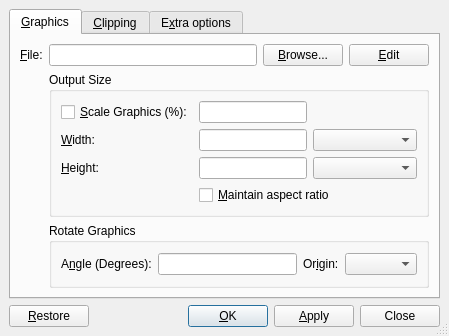
<ui version="4.0" >
 <author></author>
 <comment></comment>
 <exportmacro></exportmacro>
 <class>QGraphicsUi</class>
 <widget class="QDialog" name="QGraphicsUi" >
  <property name="geometry" >
   <rect>
    <x>0</x>
    <y>0</y>
    <width>432</width>
    <height>332</height>
   </rect>
  </property>
  <property name="sizePolicy" >
   <sizepolicy>
    <hsizetype>1</hsizetype>
    <vsizetype>1</vsizetype>
    <horstretch>0</horstretch>
    <verstretch>0</verstretch>
   </sizepolicy>
  </property>
  <property name="windowTitle" >
   <string/>
  </property>
  <property name="sizeGripEnabled" >
   <bool>true</bool>
  </property>
  <layout class="QGridLayout" >
   <property name="margin" >
    <number>9</number>
   </property>
   <property name="spacing" >
    <number>6</number>
   </property>
   <item row="0" column="0" >
    <widget class="QTabWidget" name="TabWidget" >
     <property name="toolTip" >
      <string/>
     </property>
     <property name="currentIndex" >
      <number>0</number>
     </property>
     <widget class="QWidget" name="Graphics" >
      <attribute name="title" >
       <string>&amp;Graphics</string>
      </attribute>
      <layout class="QGridLayout" >
       <property name="margin" >
        <number>9</number>
       </property>
       <property name="spacing" >
        <number>6</number>
       </property>
       <item row="0" column="1" >
        <widget class="QLineEdit" name="filename" >
         <property name="toolTip" >
          <string>File name of image</string>
         </property>
        </widget>
       </item>
       <item row="0" column="0" >
        <widget class="QLabel" name="filenameL" >
         <property name="toolTip" >
          <string>File name of image</string>
         </property>
         <property name="text" >
          <string>&amp;File:</string>
         </property>
         <property name="buddy" >
          <cstring>filename</cstring>
         </property>
        </widget>
       </item>
       <item row="0" column="2" >
        <widget class="QPushButton" name="browsePB" >
         <property name="toolTip" >
          <string>Select an image file</string>
         </property>
         <property name="text" >
          <string>&amp;Browse...</string>
         </property>
        </widget>
       </item>
       <item row="0" column="3" >
        <widget class="QPushButton" name="editPB" >
         <property name="text" >
          <string>&amp;Edit</string>
         </property>
         <property name="autoDefault" >
          <bool>false</bool>
         </property>
         <property name="default" >
          <bool>false</bool>
         </property>
        </widget>
       </item>
       <item row="1" column="1" colspan="3" >
        <widget class="QGroupBox" name="sizeGB" >
         <property name="title" >
          <string>Output Size</string>
         </property>
         <property name="flat" >
          <bool>true</bool>
         </property>
         <layout class="QGridLayout" >
          <property name="margin" >
           <number>9</number>
          </property>
          <property name="spacing" >
           <number>6</number>
          </property>
          <item row="1" column="2" >
           <widget class="LengthCombo" name="widthUnit" />
          </item>
          <item row="2" column="2" >
           <widget class="LengthCombo" name="heightUnit" />
          </item>
          <item row="1" column="1" >
           <widget class="QLineEdit" name="Width" >
            <property name="enabled" >
             <bool>true</bool>
            </property>
            <property name="sizePolicy" >
             <sizepolicy>
              <hsizetype>1</hsizetype>
              <vsizetype>0</vsizetype>
              <horstretch>0</horstretch>
              <verstretch>0</verstretch>
             </sizepolicy>
            </property>
            <property name="toolTip" >
             <string>Width of image in output</string>
            </property>
           </widget>
          </item>
          <item row="0" column="2" >
           <spacer>
            <property name="orientation" >
             <enum>Qt::Horizontal</enum>
            </property>
            <property name="sizeHint" >
             <size>
              <width>61</width>
              <height>20</height>
             </size>
            </property>
           </spacer>
          </item>
          <item row="0" column="1" >
           <widget class="QLineEdit" name="Scale" />
          </item>
          <item row="2" column="1" >
           <widget class="QLineEdit" name="Height" >
            <property name="enabled" >
             <bool>true</bool>
            </property>
            <property name="sizePolicy" >
             <sizepolicy>
              <hsizetype>1</hsizetype>
              <vsizetype>0</vsizetype>
              <horstretch>0</horstretch>
              <verstretch>0</verstretch>
             </sizepolicy>
            </property>
            <property name="toolTip" >
             <string>Height of image in output</string>
            </property>
           </widget>
          </item>
          <item row="2" column="0" >
           <widget class="QLabel" name="heightL" >
            <property name="enabled" >
             <bool>true</bool>
            </property>
            <property name="text" >
             <string>&amp;Height:</string>
            </property>
            <property name="buddy" >
             <cstring>Height</cstring>
            </property>
           </widget>
          </item>
          <item row="0" column="0" >
           <widget class="QCheckBox" name="scaleCB" >
            <property name="text" >
             <string>&amp;Scale Graphics (%):</string>
            </property>
           </widget>
          </item>
          <item row="1" column="0" >
           <widget class="QLabel" name="widthL" >
            <property name="enabled" >
             <bool>true</bool>
            </property>
            <property name="text" >
             <string>&amp;Width:</string>
            </property>
            <property name="buddy" >
             <cstring>Width</cstring>
            </property>
           </widget>
          </item>
          <item row="3" column="1" colspan="2" >
           <widget class="QCheckBox" name="aspectratio" >
            <property name="enabled" >
             <bool>true</bool>
            </property>
            <property name="toolTip" >
             <string>Maintain aspect ratio with largest dimension</string>
            </property>
            <property name="text" >
             <string>&amp;Maintain aspect ratio</string>
            </property>
           </widget>
          </item>
         </layout>
        </widget>
       </item>
       <item row="2" column="1" colspan="3" >
        <widget class="QGroupBox" name="rotationGB" >
         <property name="title" >
          <string>Rotate Graphics</string>
         </property>
         <property name="flat" >
          <bool>true</bool>
         </property>
         <layout class="QGridLayout" >
          <property name="margin" >
           <number>9</number>
          </property>
          <property name="spacing" >
           <number>6</number>
          </property>
          <item row="0" column="0" >
           <widget class="QLabel" name="angleL" >
            <property name="toolTip" >
             <string>Angle to rotate image by</string>
            </property>
            <property name="text" >
             <string>A&amp;ngle (Degrees):</string>
            </property>
            <property name="buddy" >
             <cstring>angle</cstring>
            </property>
           </widget>
          </item>
          <item row="0" column="1" >
           <widget class="QLineEdit" name="angle" >
            <property name="sizePolicy" >
             <sizepolicy>
              <hsizetype>3</hsizetype>
              <vsizetype>0</vsizetype>
              <horstretch>0</horstretch>
              <verstretch>0</verstretch>
             </sizepolicy>
            </property>
            <property name="toolTip" >
             <string>Angle to rotate image by</string>
            </property>
           </widget>
          </item>
          <item row="0" column="2" >
           <widget class="QLabel" name="originL" >
            <property name="toolTip" >
             <string>The origin of the rotation</string>
            </property>
            <property name="text" >
             <string>Or&amp;igin:</string>
            </property>
            <property name="buddy" >
             <cstring>origin</cstring>
            </property>
           </widget>
          </item>
          <item row="0" column="3" >
           <widget class="QComboBox" name="origin" >
            <property name="toolTip" >
             <string>The origin of the rotation</string>
            </property>
           </widget>
          </item>
         </layout>
        </widget>
       </item>
      </layout>
     </widget>
     <widget class="QWidget" name="Clipping" >
      <attribute name="title" >
       <string>&amp;Clipping</string>
      </attribute>
      <layout class="QGridLayout" >
       <property name="margin" >
        <number>9</number>
       </property>
       <property name="spacing" >
        <number>6</number>
       </property>
       <item row="3" column="0" colspan="2" >
        <spacer>
         <property name="orientation" >
          <enum>Qt::Vertical</enum>
         </property>
         <property name="sizeHint" >
          <size>
           <width>20</width>
           <height>40</height>
          </size>
         </property>
        </spacer>
       </item>
       <item row="0" column="0" colspan="2" >
        <widget class="QCheckBox" name="clip" >
         <property name="toolTip" >
          <string>Clip to bounding box values</string>
         </property>
         <property name="text" >
          <string>Clip to &amp;bounding box</string>
         </property>
        </widget>
       </item>
       <item row="1" column="0" colspan="2" >
        <widget class="QFrame" name="bbFrame" >
         <property name="enabled" >
          <bool>true</bool>
         </property>
         <property name="sizePolicy" >
          <sizepolicy>
           <hsizetype>5</hsizetype>
           <vsizetype>1</vsizetype>
           <horstretch>0</horstretch>
           <verstretch>0</verstretch>
          </sizepolicy>
         </property>
         <property name="frameShape" >
          <enum>QFrame::StyledPanel</enum>
         </property>
         <property name="frameShadow" >
          <enum>QFrame::Raised</enum>
         </property>
         <layout class="QGridLayout" >
          <property name="margin" >
           <number>9</number>
          </property>
          <property name="spacing" >
           <number>6</number>
          </property>
          <item row="0" column="0" colspan="6" >
           <widget class="QLabel" name="lbL" >
            <property name="text" >
             <string>&amp;Left bottom:</string>
            </property>
            <property name="buddy" >
             <cstring>lbX</cstring>
            </property>
           </widget>
          </item>
          <item row="3" column="1" >
           <widget class="QLineEdit" name="rtX" />
          </item>
          <item row="3" column="4" >
           <widget class="QLineEdit" name="rtY" />
          </item>
          <item row="1" column="4" >
           <widget class="QLineEdit" name="lbY" />
          </item>
          <item row="1" column="1" >
           <widget class="QLineEdit" name="lbX" >
            <property name="toolTip" >
             <string/>
            </property>
           </widget>
          </item>
          <item row="1" column="2" >
           <widget class="QComboBox" name="lbXunit" />
          </item>
          <item row="3" column="2" >
           <widget class="QComboBox" name="rtXunit" />
          </item>
          <item row="3" column="5" >
           <widget class="QComboBox" name="rtYunit" />
          </item>
          <item row="1" column="5" >
           <widget class="QComboBox" name="lbYunit" />
          </item>
          <item row="2" column="0" colspan="6" >
           <widget class="QLabel" name="rtL" >
            <property name="text" >
             <string>Right &amp;top:</string>
            </property>
            <property name="buddy" >
             <cstring>rtX</cstring>
            </property>
           </widget>
          </item>
          <item row="3" column="3" >
           <widget class="QLabel" name="yL_2" >
            <property name="text" >
             <string>y:</string>
            </property>
           </widget>
          </item>
          <item row="1" column="3" >
           <widget class="QLabel" name="yL" >
            <property name="text" >
             <string>y:</string>
            </property>
           </widget>
          </item>
          <item row="3" column="0" >
           <widget class="QLabel" name="xL_2" >
            <property name="text" >
             <string>x:</string>
            </property>
           </widget>
          </item>
          <item row="1" column="0" >
           <widget class="QLabel" name="xL" >
            <property name="text" >
             <string>x:</string>
            </property>
           </widget>
          </item>
         </layout>
        </widget>
       </item>
       <item row="2" column="0" >
        <spacer>
         <property name="orientation" >
          <enum>Qt::Horizontal</enum>
         </property>
         <property name="sizeHint" >
          <size>
           <width>181</width>
           <height>20</height>
          </size>
         </property>
        </spacer>
       </item>
       <item row="2" column="1" >
        <widget class="QPushButton" name="getPB" >
         <property name="toolTip" >
          <string>Get bounding box from the (EPS) file</string>
         </property>
         <property name="text" >
          <string>&amp;Get from File</string>
         </property>
        </widget>
       </item>
      </layout>
     </widget>
     <widget class="QWidget" name="ExtraOptions" >
      <attribute name="title" >
       <string>E&amp;xtra options</string>
      </attribute>
      <layout class="QGridLayout" >
       <property name="margin" >
        <number>9</number>
       </property>
       <property name="spacing" >
        <number>6</number>
       </property>
       <item row="0" column="0" >
        <widget class="QLabel" name="latexoptionsLA" >
         <property name="toolTip" >
          <string>Additional LaTeX options</string>
         </property>
         <property name="text" >
          <string>LaTeX &amp;options:</string>
         </property>
         <property name="buddy" >
          <cstring>latexoptions</cstring>
         </property>
        </widget>
       </item>
       <item row="0" column="1" >
        <widget class="QLineEdit" name="latexoptions" >
         <property name="sizePolicy" >
          <sizepolicy>
           <hsizetype>3</hsizetype>
           <vsizetype>0</vsizetype>
           <horstretch>0</horstretch>
           <verstretch>0</verstretch>
          </sizepolicy>
         </property>
         <property name="toolTip" >
          <string>Additional LaTeX options</string>
         </property>
        </widget>
       </item>
       <item row="2" column="0" colspan="2" >
        <widget class="QCheckBox" name="unzipCB" >
         <property name="toolTip" >
          <string>Don't uncompress image before exporting to LaTeX</string>
         </property>
         <property name="text" >
          <string>Don't un&amp;zip on export</string>
         </property>
        </widget>
       </item>
       <item row="1" column="0" colspan="2" >
        <widget class="QCheckBox" name="draftCB" >
         <property name="toolTip" >
          <string>Draft mode</string>
         </property>
         <property name="text" >
          <string>&amp;Draft mode</string>
         </property>
        </widget>
       </item>
       <item row="3" column="0" colspan="2" >
        <widget class="QGroupBox" name="subfigure" >
         <property name="title" >
          <string>Subfigure</string>
         </property>
         <property name="flat" >
          <bool>true</bool>
         </property>
         <property name="checkable" >
          <bool>true</bool>
         </property>
         <property name="checked" >
          <bool>false</bool>
         </property>
         <layout class="QHBoxLayout" >
          <property name="margin" >
           <number>9</number>
          </property>
          <property name="spacing" >
           <number>6</number>
          </property>
          <item>
           <widget class="QLabel" name="CaptionLA" >
            <property name="toolTip" >
             <string>The caption for the sub-figure</string>
            </property>
            <property name="text" >
             <string>Ca&amp;ption:</string>
            </property>
            <property name="buddy" >
             <cstring>subcaption</cstring>
            </property>
           </widget>
          </item>
          <item>
           <widget class="QLineEdit" name="subcaption" >
            <property name="sizePolicy" >
             <sizepolicy>
              <hsizetype>3</hsizetype>
              <vsizetype>0</vsizetype>
              <horstretch>0</horstretch>
              <verstretch>0</verstretch>
             </sizepolicy>
            </property>
            <property name="toolTip" >
             <string>The caption for the sub-figure</string>
            </property>
           </widget>
          </item>
         </layout>
        </widget>
       </item>
       <item row="4" column="0" colspan="2" >
        <widget class="QGroupBox" name="displayGB" >
         <property name="title" >
          <string>Show in LyX</string>
         </property>
         <property name="flat" >
          <bool>true</bool>
         </property>
         <property name="checkable" >
          <bool>true</bool>
         </property>
         <layout class="QHBoxLayout" >
          <property name="margin" >
           <number>9</number>
          </property>
          <property name="spacing" >
           <number>6</number>
          </property>
          <item>
           <widget class="QLabel" name="showL" >
            <property name="toolTip" >
             <string>Screen display</string>
            </property>
            <property name="text" >
             <string>&amp;Display:</string>
            </property>
            <property name="buddy" >
             <cstring>showCB</cstring>
            </property>
           </widget>
          </item>
          <item>
           <widget class="QComboBox" name="showCB" >
            <property name="toolTip" >
             <string>Screen display</string>
            </property>
            <item>
             <property name="text" >
              <string>Default</string>
             </property>
            </item>
            <item>
             <property name="text" >
              <string>Monochrome</string>
             </property>
            </item>
            <item>
             <property name="text" >
              <string>Grayscale</string>
             </property>
            </item>
            <item>
             <property name="text" >
              <string>Color</string>
             </property>
            </item>
           </widget>
          </item>
          <item>
           <widget class="QLabel" name="scaleLA" >
            <property name="toolTip" >
             <string>Percentage to scale by in LyX</string>
            </property>
            <property name="text" >
             <string>Sca&amp;le on Screen (%):</string>
            </property>
            <property name="buddy" >
             <cstring>displayscale</cstring>
            </property>
           </widget>
          </item>
          <item>
           <widget class="QLineEdit" name="displayscale" >
            <property name="enabled" >
             <bool>true</bool>
            </property>
            <property name="sizePolicy" >
             <sizepolicy>
              <hsizetype>1</hsizetype>
              <vsizetype>0</vsizetype>
              <horstretch>0</horstretch>
              <verstretch>0</verstretch>
             </sizepolicy>
            </property>
            <property name="toolTip" >
             <string>Percentage to scale by in LyX</string>
            </property>
           </widget>
          </item>
         </layout>
        </widget>
       </item>
      </layout>
     </widget>
    </widget>
   </item>
   <item row="1" column="0" >
    <layout class="QHBoxLayout" >
     <property name="margin" >
      <number>0</number>
     </property>
     <property name="spacing" >
      <number>6</number>
     </property>
     <item>
      <widget class="QPushButton" name="restorePB" >
       <property name="text" >
        <string>&amp;Restore</string>
       </property>
       <property name="autoDefault" >
        <bool>false</bool>
       </property>
       <property name="default" >
        <bool>false</bool>
       </property>
      </widget>
     </item>
     <item>
      <spacer>
       <property name="orientation" >
        <enum>Qt::Horizontal</enum>
       </property>
       <property name="sizeType" >
        <enum>QSizePolicy::MinimumExpanding</enum>
       </property>
       <property name="sizeHint" >
        <size>
         <width>20</width>
         <height>20</height>
        </size>
       </property>
      </spacer>
     </item>
     <item>
      <widget class="QPushButton" name="okPB" >
       <property name="text" >
        <string>&amp;OK</string>
       </property>
       <property name="autoDefault" >
        <bool>true</bool>
       </property>
       <property name="default" >
        <bool>true</bool>
       </property>
      </widget>
     </item>
     <item>
      <widget class="QPushButton" name="applyPB" >
       <property name="sizePolicy" >
        <sizepolicy>
         <hsizetype>1</hsizetype>
         <vsizetype>0</vsizetype>
         <horstretch>0</horstretch>
         <verstretch>0</verstretch>
        </sizepolicy>
       </property>
       <property name="text" >
        <string>&amp;Apply</string>
       </property>
       <property name="autoDefault" >
        <bool>false</bool>
       </property>
       <property name="default" >
        <bool>false</bool>
       </property>
      </widget>
     </item>
     <item>
      <widget class="QPushButton" name="closePB" >
       <property name="sizePolicy" >
        <sizepolicy>
         <hsizetype>1</hsizetype>
         <vsizetype>0</vsizetype>
         <horstretch>0</horstretch>
         <verstretch>0</verstretch>
        </sizepolicy>
       </property>
       <property name="text" >
        <string>Close</string>
       </property>
       <property name="autoDefault" >
        <bool>false</bool>
       </property>
      </widget>
     </item>
    </layout>
   </item>
  </layout>
 </widget>
 <pixmapfunction></pixmapfunction>
 <includes>
  <include location="local" >qt_helpers.h</include>
 </includes>
 <customwidgets>
  <customwidget>
   <class>LengthCombo</class>
   <extends>QComboBox</extends>
   <header>lengthcombo.h</header>
   <container>0</container>
   <pixmap></pixmap>
  </customwidget>
 </customwidgets>
 <tabstops>
  <tabstop>TabWidget</tabstop>
  <tabstop>filename</tabstop>
  <tabstop>browsePB</tabstop>
  <tabstop>editPB</tabstop>
  <tabstop>scaleCB</tabstop>
  <tabstop>Scale</tabstop>
  <tabstop>Width</tabstop>
  <tabstop>Height</tabstop>
  <tabstop>heightUnit</tabstop>
  <tabstop>aspectratio</tabstop>
  <tabstop>angle</tabstop>
  <tabstop>origin</tabstop>
  <tabstop>clip</tabstop>
  <tabstop>lbX</tabstop>
  <tabstop>lbXunit</tabstop>
  <tabstop>lbY</tabstop>
  <tabstop>lbYunit</tabstop>
  <tabstop>rtX</tabstop>
  <tabstop>rtXunit</tabstop>
  <tabstop>rtY</tabstop>
  <tabstop>rtYunit</tabstop>
  <tabstop>getPB</tabstop>
  <tabstop>latexoptions</tabstop>
  <tabstop>draftCB</tabstop>
  <tabstop>unzipCB</tabstop>
  <tabstop>subcaption</tabstop>
  <tabstop>restorePB</tabstop>
  <tabstop>okPB</tabstop>
  <tabstop>applyPB</tabstop>
  <tabstop>closePB</tabstop>
 </tabstops>
 <resources/>
 <connections>
  <connection>
   <sender>aspectratio</sender>
   <signal>toggled(bool)</signal>
   <receiver>heightL</receiver>
   <slot>setDisabled(bool)</slot>
   <hints>
    <hint type="sourcelabel" >
     <x>201</x>
     <y>193</y>
    </hint>
    <hint type="destinationlabel" >
     <x>81</x>
     <y>158</y>
    </hint>
   </hints>
  </connection>
  <connection>
   <sender>aspectratio</sender>
   <signal>toggled(bool)</signal>
   <receiver>Height</receiver>
   <slot>setDisabled(bool)</slot>
   <hints>
    <hint type="sourcelabel" >
     <x>315</x>
     <y>193</y>
    </hint>
    <hint type="destinationlabel" >
     <x>275</x>
     <y>169</y>
    </hint>
   </hints>
  </connection>
  <connection>
   <sender>aspectratio</sender>
   <signal>toggled(bool)</signal>
   <receiver>heightUnit</receiver>
   <slot>setDisabled(bool)</slot>
   <hints>
    <hint type="sourcelabel" >
     <x>337</x>
     <y>193</y>
    </hint>
    <hint type="destinationlabel" >
     <x>337</x>
     <y>167</y>
    </hint>
   </hints>
  </connection>
 </connections>
</ui>
